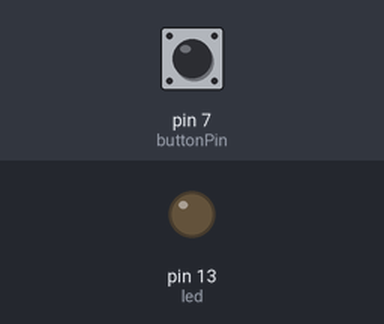
The sketch below on a simulated Arduino Uno, built with avr-gcc and run on an emulated ATmega328P. On the bench: output pins drawn as LEDs (lit = HIGH). The inputs (shaded band) are chosen by the test bench; at power-on: pin 7 (buttonPin) LOW.

Above: at 2.8 s.
2.9 s: pin 7 (buttonPin) pulled HIGH for 1.2 s
At 3.8 s:
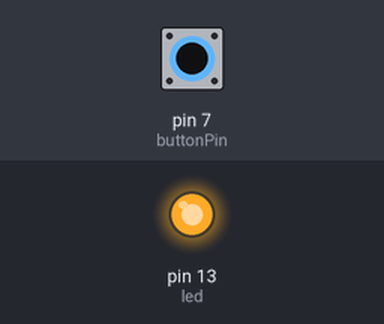
6.5 s: pin 7 (buttonPin) pulled HIGH for 3.2 s
At 10.4 s:
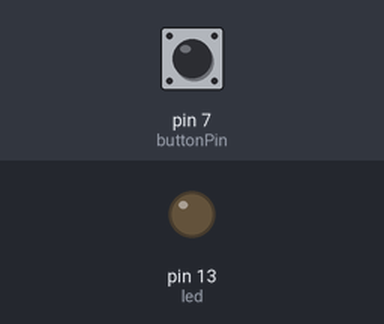
Timing chart, 0 to 11.9 s (numbered marks = the images above; inputs shaded):
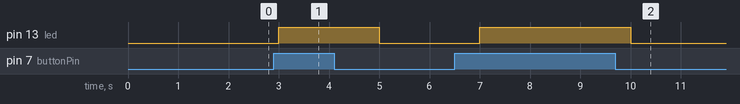

Measured:
- after the input at 2.9 s, pin 13 (led): LOW → HIGH after 0.10 s, → LOW 2.0 s later
- after the input at 6.5 s, pin 13 (led): LOW → HIGH after 0.50 s, → LOW 3.0 s later

The sketch:

ButtonBlink.ino
```cpp
//define led and button pins, as well as the state of the button.
int led = 13;
int buttonPin = 7;
int buttonState = 0;

// the setup function runs once when you press reset or power the board
void setup() {
// initialize the pinModes
pinMode(led,OUTPUT);
pinMode(buttonPin, INPUT);
}

// the loop routine runs over and over again forever:
void loop(){
  //read the button
  buttonState = digitalRead(buttonPin);
  // Perform different actions depending on the state of the button
  if(buttonState == HIGH){
    digitalWrite(led, HIGH); //turn the LED on (High is the voltage level)
    delay(1000);  //wait for a second
  } else{
    digitalWrite(led, LOW);  // turn the LED off by making the voltage LOW
    delay(1000);
  }
}
```
